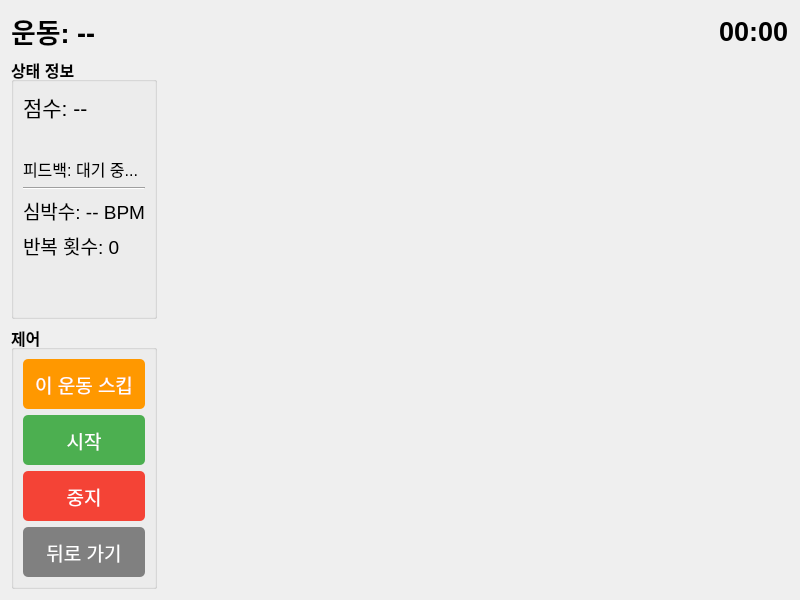
<?xml version="1.0" encoding="UTF-8"?>
<ui version="4.0">
 <class>WorkoutPage</class>
 <widget class="QWidget" name="WorkoutPage">
  <property name="geometry">
   <rect>
    <x>0</x>
    <y>0</y>
    <width>800</width>
    <height>600</height>
   </rect>
  </property>
  <property name="windowTitle">
   <string>운동 중</string>
  </property>
  <layout class="QVBoxLayout" name="verticalLayout_main">
   <item>
    <layout class="QHBoxLayout" name="horizontalLayout_header">
     <item>
      <widget class="QLabel" name="exerciseTitleLabel">
       <property name="text">
        <string>운동: --</string>
       </property>
       <property name="font">
        <font>
         <pointsize>20</pointsize>
         <weight>75</weight>
         <bold>true</bold>
        </font>
       </property>
      </widget>
     </item>
     <item>
      <spacer name="horizontalSpacer_header">
       <property name="orientation">
        <enum>Qt::Horizontal</enum>
       </property>
       <property name="sizeHint" stdset="0">
        <size>
         <width>40</width>
         <height>20</height>
        </size>
       </property>
      </spacer>
     </item>
     <item>
      <widget class="QLabel" name="timerLabel">
       <property name="text">
        <string>00:00</string>
       </property>
       <property name="font">
        <font>
         <pointsize>20</pointsize>
         <weight>75</weight>
         <bold>true</bold>
        </font>
       </property>
      </widget>
     </item>
    </layout>
   </item>
   <item>
    <layout class="QHBoxLayout" name="horizontalLayout_content">
     <item>
      <layout class="QVBoxLayout" name="verticalLayout_left">
       <item>
        <widget class="QGroupBox" name="statusGroupBox">
         <property name="title">
          <string>상태 정보</string>
         </property>
         <property name="font">
          <font>
           <pointsize>12</pointsize>
           <weight>75</weight>
           <bold>true</bold>
          </font>
         </property>
         <layout class="QVBoxLayout" name="verticalLayout_status">
          <item>
           <widget class="QLabel" name="scoreLabel">
            <property name="text">
             <string>점수: --</string>
            </property>
            <property name="font">
             <font>
              <pointsize>16</pointsize>
              <weight>50</weight>
              <bold>false</bold>
             </font>
            </property>
           </widget>
          </item>
          <item>
           <widget class="QLabel" name="routineInfoLabel">
            <property name="text">
             <string></string>
            </property>
            <property name="font">
             <font>
              <pointsize>14</pointsize>
              <weight>50</weight>
              <bold>false</bold>
             </font>
            </property>
            <property name="styleSheet">
             <string notr="true">color: #2196F3;</string>
            </property>
           </widget>
          </item>
          <item>
           <widget class="QLabel" name="feedbackLabel">
            <property name="text">
             <string>피드백: 대기 중...</string>
            </property>
            <property name="wordWrap">
             <bool>true</bool>
            </property>
            <property name="font">
             <font>
              <pointsize>12</pointsize>
              <weight>50</weight>
              <bold>false</bold>
             </font>
            </property>
           </widget>
          </item>
          <item>
           <widget class="Line" name="line">
            <property name="orientation">
             <enum>Qt::Horizontal</enum>
            </property>
           </widget>
          </item>
          <item>
           <widget class="QLabel" name="heartRateLabel">
            <property name="text">
             <string>심박수: -- BPM</string>
            </property>
            <property name="font">
             <font>
              <pointsize>14</pointsize>
              <weight>50</weight>
              <bold>false</bold>
             </font>
            </property>
           </widget>
          </item>
          <item>
           <widget class="QLabel" name="repCountLabel">
            <property name="text">
             <string>반복 횟수: 0</string>
            </property>
            <property name="font">
             <font>
              <pointsize>14</pointsize>
              <weight>50</weight>
              <bold>false</bold>
             </font>
            </property>
           </widget>
          </item>
          <item>
           <spacer name="verticalSpacer_status">
            <property name="orientation">
             <enum>Qt::Vertical</enum>
            </property>
            <property name="sizeHint" stdset="0">
             <size>
              <width>20</width>
              <height>40</height>
             </size>
            </property>
           </spacer>
          </item>
         </layout>
        </widget>
       </item>
       <item>
        <widget class="QGroupBox" name="controlGroupBox">
         <property name="title">
          <string>제어</string>
         </property>
         <property name="font">
          <font>
           <pointsize>12</pointsize>
           <weight>75</weight>
           <bold>true</bold>
          </font>
         </property>
         <layout class="QVBoxLayout" name="verticalLayout_control">
          <item>
           <widget class="QPushButton" name="skipButton">
            <property name="minimumSize">
             <size>
              <width>0</width>
              <height>50</height>
             </size>
            </property>
            <property name="text">
             <string>이 운동 스킵</string>
            </property>
            <property name="font">
             <font>
              <pointsize>14</pointsize>
              <weight>50</weight>
              <bold>false</bold>
             </font>
            </property>
            <property name="styleSheet">
             <string notr="true">background-color: #FF9800; color: white; border-radius: 5px;</string>
            </property>
            <property name="visible">
             <bool>false</bool>
            </property>
           </widget>
          </item>
          <item>
           <widget class="QPushButton" name="startButton">
            <property name="minimumSize">
             <size>
              <width>0</width>
              <height>50</height>
             </size>
            </property>
            <property name="text">
             <string>시작</string>
            </property>
            <property name="font">
             <font>
              <pointsize>14</pointsize>
              <weight>50</weight>
              <bold>false</bold>
             </font>
            </property>
            <property name="styleSheet">
             <string notr="true">background-color: #4CAF50; color: white; border-radius: 5px;</string>
            </property>
           </widget>
          </item>
          <item>
           <widget class="QPushButton" name="stopButton">
            <property name="minimumSize">
             <size>
              <width>0</width>
              <height>50</height>
             </size>
            </property>
            <property name="text">
             <string>중지</string>
            </property>
            <property name="font">
             <font>
              <pointsize>14</pointsize>
              <weight>50</weight>
              <bold>false</bold>
             </font>
            </property>
            <property name="styleSheet">
             <string notr="true">background-color: #f44336; color: white; border-radius: 5px;</string>
            </property>
           </widget>
          </item>
          <item>
           <widget class="QPushButton" name="backButton">
            <property name="minimumSize">
             <size>
              <width>0</width>
              <height>50</height>
             </size>
            </property>
            <property name="text">
             <string>뒤로 가기</string>
            </property>
            <property name="font">
             <font>
              <pointsize>14</pointsize>
              <weight>50</weight>
              <bold>false</bold>
             </font>
            </property>
            <property name="styleSheet">
             <string notr="true">background-color: #808080; color: white; border-radius: 5px;</string>
            </property>
           </widget>
          </item>
         </layout>
        </widget>
       </item>
      </layout>
     </item>
     <item>
      <widget class="VideoFrameWidget" name="videoWidget">
       <property name="sizePolicy">
        <sizepolicy hsizetype="Expanding" vsizetype="Expanding">
         <horstretch>0</horstretch>
         <verstretch>0</verstretch>
        </sizepolicy>
       </property>
       <property name="minimumSize">
        <size>
         <width>400</width>
         <height>400</height>
        </size>
       </property>
      </widget>
     </item>
    </layout>
   </item>
  </layout>
 </widget>
 <customwidgets>
  <customwidget>
   <class>VideoFrameWidget</class>
   <extends>QLabel</extends>
   <header>videoframewidget.h</header>
  </customwidget>
 </customwidgets>
 <resources/>
 <connections/>
</ui>
